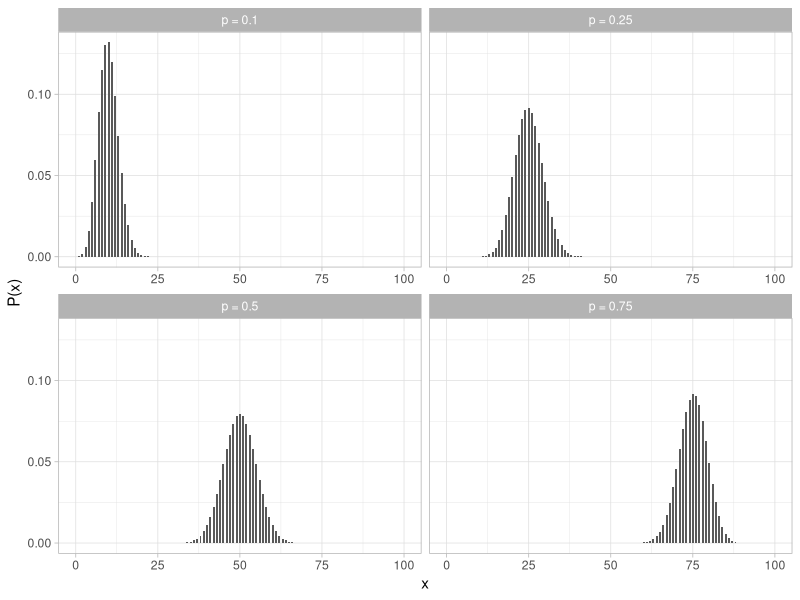
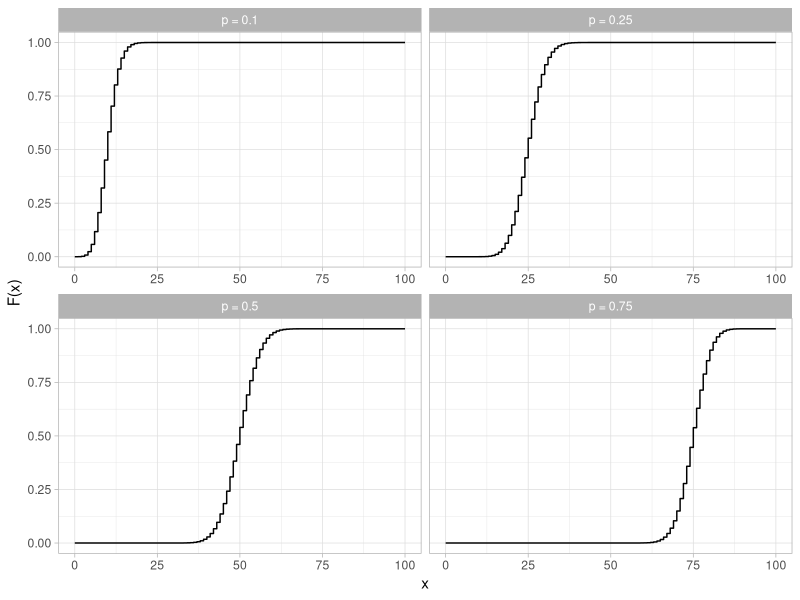
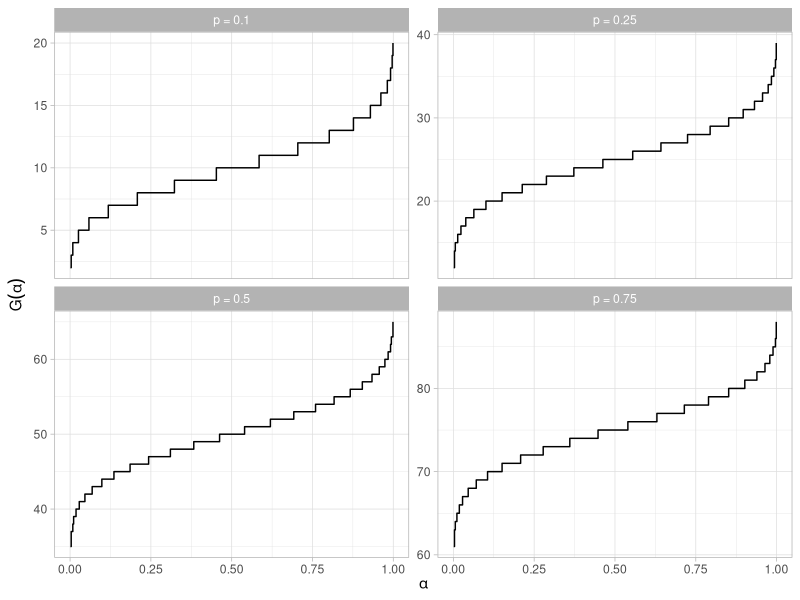

These figures' R source, in order:
## ---- chunk 1
#| code-fold: true
#| label: fig-binomial-dist-pmf
#| fig-cap: "Binomial probability mass function for four values of p (n = 100)"
#| message: false
library(tidyverse)

ps <- c(0.1, 0.25, 0.50, 0.75)

crossing(x = 0:100, p = ps) |>
  mutate(
    y = dbinom(x, size = 100, prob = p),
    p_label = paste("p =", p),
    p_label = fct_reorder(p_label, p)
  ) |>
  ggplot(aes(x, y)) +
  geom_col(width = 0.6) +
  facet_wrap(~p_label, scales = "free_x") +
  labs(x = "x", y = "P(x)") +
  theme_light()
## ---- chunk 2
#| code-fold: true
#| label: fig-binomial-dist-cdf
#| fig-cap: "Binomial cumulative distribution function for four values of p (n = 100)"
crossing(x = 0:100, p = ps) |>
  mutate(
    y = pbinom(x, size = 100, prob = p),
    p_label = paste("p =", p),
    p_label = fct_reorder(p_label, p)
  ) |>
  ggplot(aes(x, y)) +
  geom_step() +
  facet_wrap(~p_label, scales = "free_x") +
  labs(x = "x", y = "F(x)") +
  theme_light()
## ---- chunk 3
#| code-fold: true
#| label: fig-binomial-dist-ppf
#| fig-cap: "Binomial percent point function for four values of p (n = 100)"
crossing(alpha = seq(0.001, 0.999, length.out = 401), p = ps) |>
  mutate(
    x = qbinom(alpha, size = 100, prob = p),
    p_label = paste("p =", p),
    p_label = fct_reorder(p_label, p)
  ) |>
  ggplot(aes(alpha, x)) +
  geom_step() +
  facet_wrap(~p_label, scales = "free_y") +
  labs(x = expression(alpha), y = expression(G(alpha))) +
  theme_light()
